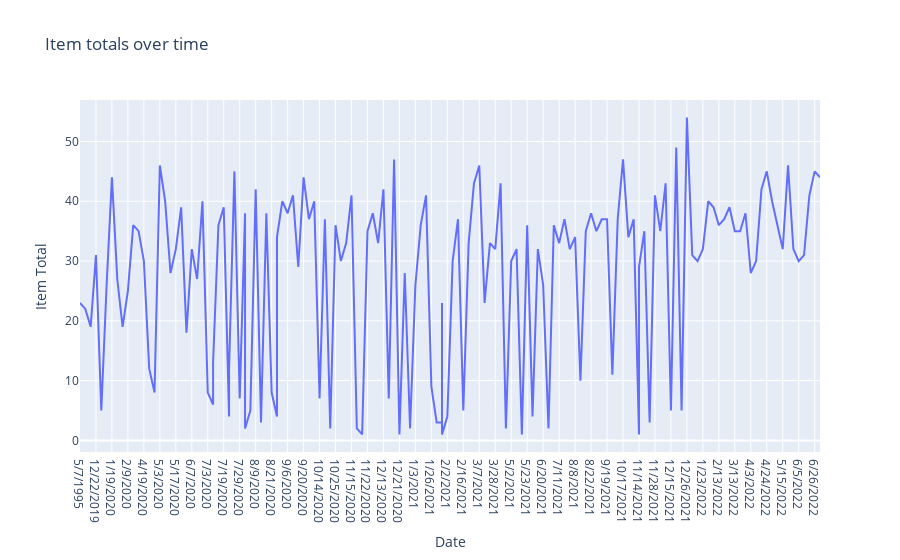

This figure's notebook cell:
### Code cell
fig = px.line(groceries2_clean, x = 'Date', y = 'Item Total', title='Item totals over time')
fig.show()

### Figure 1 — Plotly figure (JSON) as saved in the notebook; plotly's stock layout.template omitted (floating-point values rounded to 4 significant figures; data arrays with more than 128 entries replaced by an {"elided": "..."} marker saying what was removed)
{"data": [{"hovertemplate": "Date=%{x}<br>Item Total=%{y}<extra></extra>", "legendgroup": "", "line": {"color": "#636efa", "dash": "solid"}, "marker": {"symbol": "circle"}, "mode": "lines", "name": "", "orientation": "v", "showlegend": false, "type": "scatter", "x": {"elided": "148 str values"}, "xaxis": "x", "y": {"elided": "148 int values"}, "yaxis": "y"}], "layout": {"legend": {"tracegroupgap": 0}, "title": {"text": "Item totals over time"}, "xaxis": {"anchor": "y", "domain": [0, 1], "title": {"text": "Date"}}, "yaxis": {"anchor": "x", "domain": [0, 1], "title": {"text": "Item Total"}}}}
